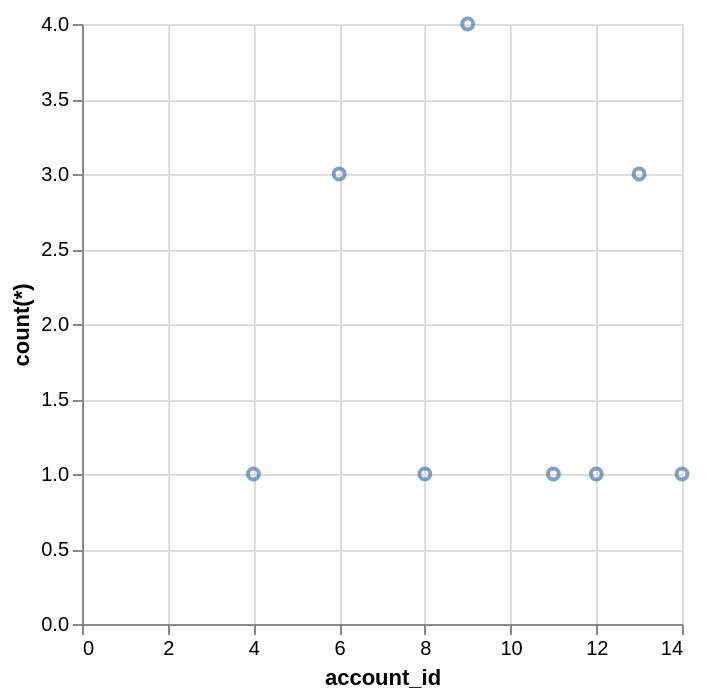

The specification (Vega-Lite) saved for this image:
### Vega-Lite specification from a JSON file in a GitHub repository (floating-point values rounded to 4 significant figures)
{"data": {"values": [{"x_data": 4, "y_data": 1}, {"x_data": 6, "y_data": 3}, {"x_data": 8, "y_data": 1}, {"x_data": 9, "y_data": 4}, {"x_data": 11, "y_data": 1}, {"x_data": 12, "y_data": 1}, {"x_data": 13, "y_data": 3}, {"x_data": 14, "y_data": 1}]}, "mark": "point", "encoding": {"x": {"field": "x_data", "type": "quantitative", "title": "account_id"}, "y": {"field": "y_data", "type": "quantitative", "title": "count(*)"}}}
